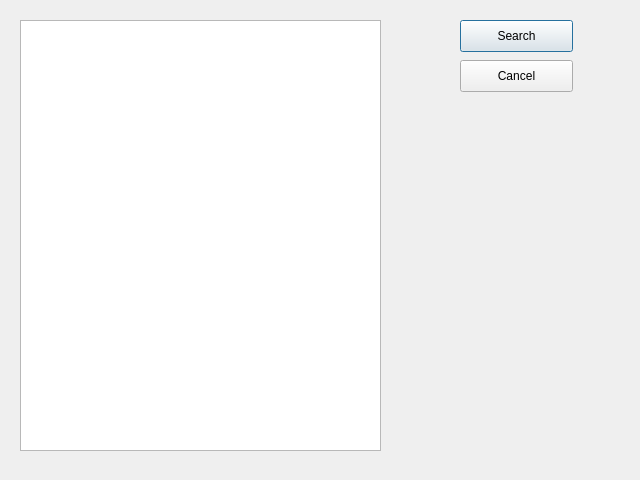
<?xml version="1.0" encoding="UTF-8"?>
<ui version="4.0">
 <class>DeviceSetting</class>
 <widget class="QDialog" name="DeviceSetting">
  <property name="geometry">
   <rect>
    <x>0</x>
    <y>0</y>
    <width>640</width>
    <height>480</height>
   </rect>
  </property>
  <property name="minimumSize">
   <size>
    <width>640</width>
    <height>480</height>
   </size>
  </property>
  <property name="maximumSize">
   <size>
    <width>640</width>
    <height>480</height>
   </size>
  </property>
  <property name="baseSize">
   <size>
    <width>640</width>
    <height>480</height>
   </size>
  </property>
  <property name="windowTitle">
   <string>DeviceSetting</string>
  </property>
  <widget class="QPushButton" name="searchBtn">
   <property name="geometry">
    <rect>
     <x>460</x>
     <y>20</y>
     <width>113</width>
     <height>32</height>
    </rect>
   </property>
   <property name="text">
    <string>Search</string>
   </property>
  </widget>
  <widget class="QPushButton" name="cancelBtn">
   <property name="geometry">
    <rect>
     <x>460</x>
     <y>60</y>
     <width>113</width>
     <height>32</height>
    </rect>
   </property>
   <property name="text">
    <string>Cancel</string>
   </property>
  </widget>
  <widget class="QListWidget" name="listWidget">
   <property name="geometry">
    <rect>
     <x>20</x>
     <y>20</y>
     <width>361</width>
     <height>431</height>
    </rect>
   </property>
  </widget>
 </widget>
 <resources/>
 <connections/>
</ui>
